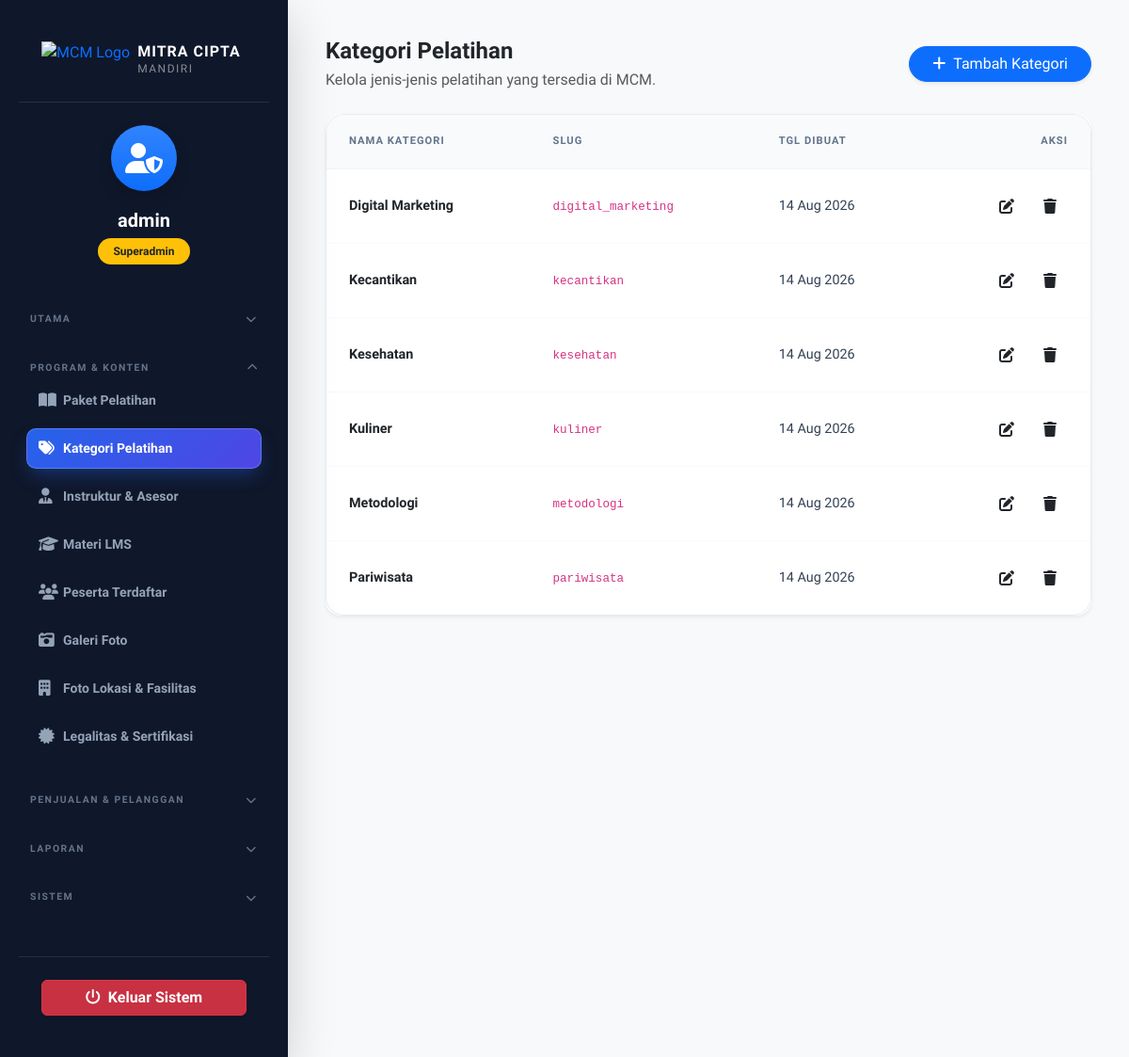
/admin/dashboard.php?page=categories (signed in), run on the app's committed database.
### tables this page shows
CREATE TABLE IF NOT EXISTS `class_categories` (
  `id` int NOT NULL AUTO_INCREMENT,
  `name` varchar(100) NOT NULL,
  `slug` varchar(100) NOT NULL,
  `created_at` timestamp NOT NULL DEFAULT CURRENT_TIMESTAMP,
  PRIMARY KEY (`id`),
  UNIQUE KEY `slug` (`slug`)
);

### admin/pages/categories.php (the view)
<div class="row align-items-center mb-4 g-3" data-aos="fade-down">
    <div class="col-md-6">
        <h2 class="fw-bold mb-1 text-dark">Kategori Pelatihan</h2>
        <p class="text-muted mb-0">Kelola jenis-jenis pelatihan yang tersedia di MCM.</p>
    </div>
    <div class="col-md-6 text-md-end">
        <button class="btn btn-primary px-4 shadow-sm rounded-pill" onclick="resetCategoryForm(); showModal('categoryModal');">
            <i class="fas fa-plus me-2"></i>Tambah Kategori
        </button>
    </div>
</div>
<div class="card border-0 shadow-sm rounded-4 overflow-hidden">
    <div class="card-body p-0">
        <div class="table-responsive">
            <table class="table align-middle mb-0">
                <thead class="bg-light">
                    <tr>
                        <th class="ps-4">Nama Kategori</th>
                        <th>Slug</th>
                        <th>Tgl Dibuat</th>
                        <th class="text-end pe-4">Aksi</th>
                    </tr>
                </thead>
                <tbody>
                    <?php if (empty($categories)): ?>
                        <tr><td colspan="4" class="text-center py-5 text-muted">Belum ada kategori.</td></tr>
                    <?php else: ?>
                        <?php foreach ($categories as $cat): ?>
                            <tr>
                                <td class="ps-4"><span class="fw-bold text-dark"><?php echo htmlspecialchars($cat['name']); ?></span></td>
                                <td><code><?php echo htmlspecialchars($cat['slug']); ?></code></td>
                                <td><?php echo date('d M Y', strtotime($cat['created_at'])); ?></td>
                                <td class="text-end pe-4">
                                    <div class="d-inline-flex gap-2">
                                        <button class="btn btn-action btn-soft-primary" onclick="editCategory(<?php echo htmlspecialchars(json_encode($cat)); ?>)">
                                            <i class="fas fa-edit"></i>
                                        </button>
                                        <button class="btn btn-action btn-soft-danger" onclick="deleteItem('categories', <?php echo $cat['id']; ?>)">
                                            <i class="fas fa-trash"></i>
                                        </button>
                                    </div>
                                </td>
                            </tr>
                        <?php endforeach; ?>
                    <?php endif; ?>
                </tbody>
            </table>
        </div>
    </div>
</div>

### admin/includes/styles_head.php (style rules this page uses)
:root { --primary-color: #2563eb; --secondary-color: #3b82f6; --dark-bg: #0f172a; --sidebar-bg: #1e293b; }
html, body { height: auto !important; min-height: 100% !important; overflow-x: hidden !important; overflow-y: auto !important; -webkit-overflow-scrolling: touch; }
body { background-color: #f8fafc; font-family: 'Plus Jakarta Sans', sans-serif; color: #334155; -webkit-tap-highlight-color: transparent; overflow-x: hidden; }

### admin/includes/styles_head_components.php (style rules this page uses)
.main-content h2:not(.stat-number) { font-size: 1.5rem; }
.card { border-radius: 1.25rem; border: 1px solid rgba(226, 232, 240, 0.6); box-shadow: 0 10px 30px -5px rgba(0, 0, 0, 0.04); background: #ffffff; transition: all 0.3s cubic-bezier(0.4, 0, 0.2, 1); }
.table-responsive { border-radius: 1.25rem; border: 1px solid rgba(226, 232, 240, 0.8); background: #fff; }
.table { margin-bottom: 0; }
.table thead th { background: #f8fafc; color: #64748b; font-weight: 700; text-transform: uppercase; font-size: 0.7rem; letter-spacing: 1px; padding: 1.25rem 1.5rem; border-bottom: 1px solid #f1f5f9; }
.table tbody td { padding: 1.25rem 1.5rem; border-bottom: 1px solid #f8fafc; color: #334155; font-size: 0.9rem; }
.table tbody tr:last-child td { border-bottom: none; }
.btn-action { width: 38px; height: 38px; padding: 0; display: inline-flex; align-items: center; justify-content: center; border-radius: 0.75rem; transition: all 0.2s; }

### data on the page
class_categories: name "Digital Marketing", slug "digital_marketing", created_at "14 Aug 2026"
class_categories: name "Kecantikan", slug "kecantikan", created_at "14 Aug 2026"
class_categories: name "Kesehatan", slug "kesehatan", created_at "14 Aug 2026"
class_categories: name "Kuliner", slug "kuliner", created_at "14 Aug 2026"
class_categories: name "Metodologi", slug "metodologi", created_at "14 Aug 2026"
class_categories: name "Pariwisata", slug "pariwisata", created_at "14 Aug 2026"

### other printed values
$_SESSION['admin_username'] "admin"
$label "UTAMA PROGRAM & KONTEN PENJUALAN & PELANGGAN LAPORAN SISTEM"
$label "Paket Pelatihan Kategori Pelatihan Instruktur & Asesor Materi LMS Peserta Terdaftar Galeri Foto Foto Lokasi & Fasilitas Legalitas & Sertifikasi"
